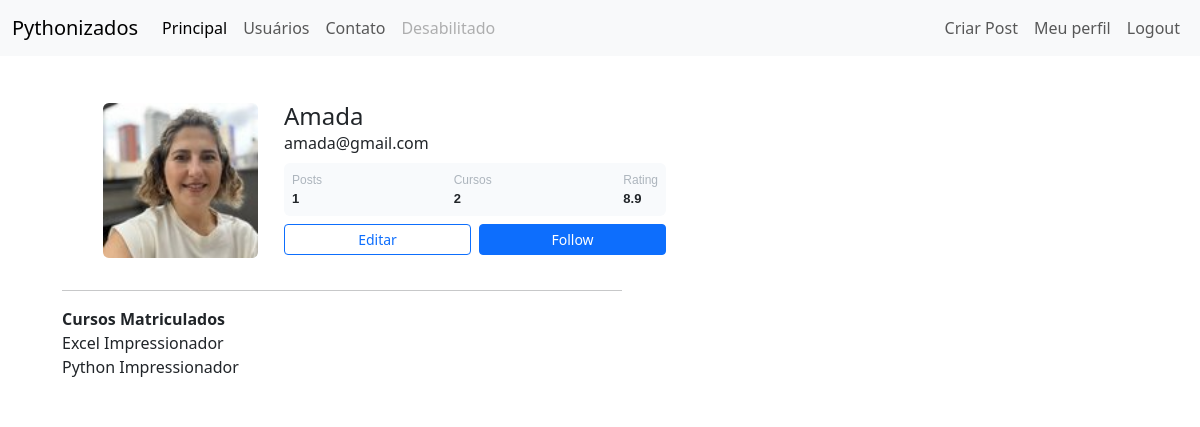
The page /perfil (signed in) on the database its author committed.
### comunidade/models.py (models this page shows)
class Usuario(database.Model, UserMixin): # UserMixin serve para poder reutilizar
    id = database.Column(database.Integer, primary_key=True)
    username = database.Column(database.String, nullable=False, unique=True)
    email = database.Column(database.String, nullable=False, unique=True)
    senha = database.Column(database.String, nullable=False)
    foto_perfil = database.Column(database.String, default='default.jpg')
    posts = database.relationship('Post', backref='autor', lazy=True)
    cursos = database.Column(database.String, nullable=False, default='Não informado')

### comunidade/routes.py (the view, shortened to what this page needs)
@app.route('/perfil', methods=['GET', 'POST'])
@login_required
def editaperfil():
    foto_perfil = url_for('static', filename=f"fotos_perfil/{current_user.foto_perfil}")
    form = FormEditarPerfil()
    quantidade_posts = Post.query.filter_by(id_usuario=current_user.id).count()
    return render_template('perfil.html', form=form, foto_perfil=foto_perfil,quantidade_posts=quantidade_posts)

### comunidade/models.py (called while the page is built)
@login_manager.user_loader # aceno ao login_manager que a função abaixo é a que carrega o usuário
def load_user(user_id):
    return Usuario.query.get(int(user_id))

### comunidade/templates/perfil.html (shortened to what this page needs)
{% extends 'base.html' %}
{% block body %}
<div class="container height-100">
    <div class="card text-left">
        <div class="card p-3">
            <div class="d-flex align-items-left">
                <div class="image me-3 image-adjust">
                    <img src="{{ url_for('static', filename='fotos_perfil/' + current_user.foto_perfil) }}"
                        class="rounded" width="155">
                </div>
                <div class="ml-3 w-100">
                    <h4 class="mb-0 mt-0">{{ current_user.username }}</h4>
                    <span>{{ current_user.email }}</span>
                    <div class="p-2 mt-2 d-flex justify-content-between rounded stats">
                        <div class="d-flex flex-column">
                            <span class="articles">Posts</span>
                            <span class="number1">{{ quantidade_posts }}</span>
                        </div>
                        <div class="d-flex flex-column">
                            <span class="Curos">Cursos</span>
                            {% if current_user.cursos == 'Não informado' %}
                            <span class="number2">0</span>
                            {% else %}
                            <span class="number2">{{current_user.cursos.count(';')+1}}</span>
                            {% endif %}
                        </div>
                        <div class="d-flex flex-column">
                            <span class="rating">Rating</span>
                            <span class="number3">8.9</span>
                        </div>
                    </div>
                    <div class="button mt-2 d-flex flex-row align-items-center gap-2">
                        <button class="btn btn-sm btn-outline-primary w-100" onclick="toggleEdit()">Editar</button>
                        <button class="btn btn-sm btn-primary w-100">Follow</button>
                    </div>
                </div>
            </div>
        </div>
        <div class="cursos_matriculados_registrados">
            {% if current_user.cursos == 'Não informado' %}
            {% else %}
            <hr>
            <span class="cursos_matriculados-reg" style="font-weight: bold;">Cursos Matriculados</span>
            {% for iten in current_user.cursos.split(';') %}
                <div class="listagem_cursos">
                    {{  iten }}
                 </div>
                {% endfor %}
            {% endif %}
        </div>
    </div>
</div>
{% endblock %}

### comunidade/static/css/perfil.css (style rules this page uses)
.card { width: 600px; margin-left: 20px; border: none; border-radius: 10px; background-color: #fff; padding: 20px; }
.image img { margin-right: 10px; margin-left: 5px; width: 155px; height: 155px; object-fit: cover; border-radius: 10px; margin-top: 1x; position: relative; }
.button { display: flex; justify-content: space-between; gap: 8px; }
.button .btn { width: 48%; }
.container.height-100 { margin-top: 10px; margin-left: 10px; display: block; text-align: left; }
.stats { background-color: #f8fafc; color: #6c757d; border-radius: 8px; padding: 10px; font-family: Arial, sans-serif; }
.stats span { font-size: 12px; color: #adb5bd; font-weight: 500; }
.stats .number1, .stats .number2, .stats .number3 { font-size: 13px; font-weight: bold; color: #212529; }
.image-adjust { margin-top: 1px; }

### rows shown on the page
Usuario: foto_perfil (picture), username "Amada", email "amada@gmail.com", cursos "2"

### other values the page prints
{{ quantidade_posts }} "1"
{{ iten }} "Excel Impressionador" "Python Impressionador"
